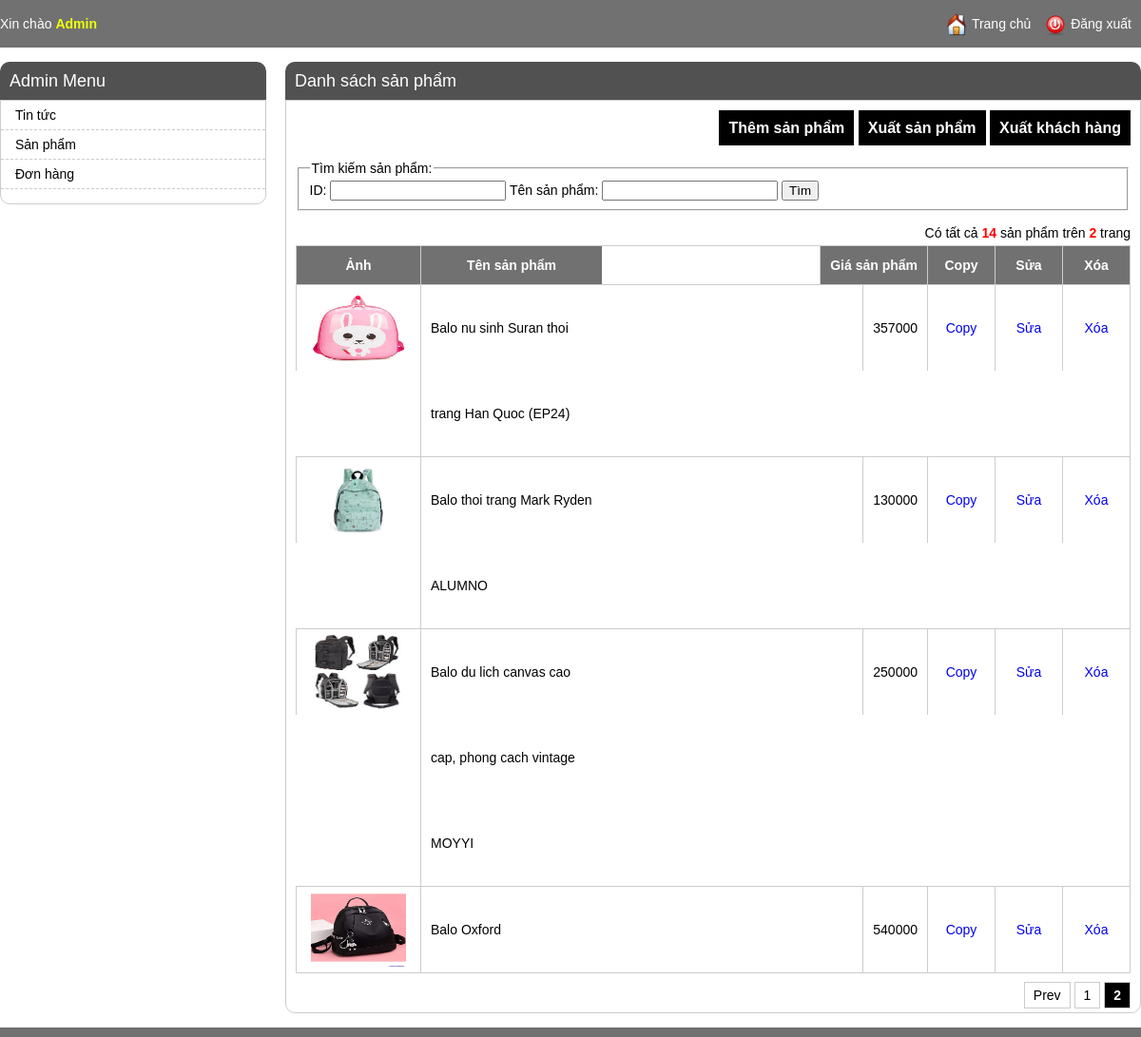
The page /admin/product_listing.php?per_page=10&page=2 (signed in) on the database its author committed.
### tables this page shows
CREATE TABLE `product` (
  `id` int(11) NOT NULL,
  `name` varchar(255) NOT NULL,
  `image` varchar(255) DEFAULT NULL,
  `price` float NOT NULL,
  `content` text NOT NULL,
  `created_time` int(11) NOT NULL,
  `last_updated` int(11) NOT NULL
);

### admin/product_listing.php (the view, shortened to what this page needs)
<?php
include 'header.php';
$config_name = "product";
$config_title = "sản phẩm";
if (!empty($_SESSION['current_user'])) {
    $item_per_page = (!empty($_GET['per_page'])) ? $_GET['per_page'] : 10;
    $current_page = (!empty($_GET['page'])) ? $_GET['page'] : 1;
    $offset = ($current_page - 1) * $item_per_page;
    if(!empty($where)){
        $totalRecords = mysqli_query($con, "SELECT * FROM `product` where (".$where.")");
    }else{
        $totalRecords = mysqli_query($con, "SELECT * FROM `product`");
    }
    $totalRecords = $totalRecords->num_rows;
    $totalPages = ceil($totalRecords / $item_per_page);
    if(!empty($where)){
        $products = mysqli_query($con, "SELECT * FROM `product` where (".$where.") ORDER BY `id` DESC LIMIT " . $item_per_page . " OFFSET " . $offset);
    }else{
        $products = mysqli_query($con, "SELECT * FROM `product` ORDER BY `id` DESC LIMIT " . $item_per_page . " OFFSET " . $offset);
    }
    ?>
    <div class="main-content">
        <h1>Danh sách <?=$config_title?></h1>
        <div class="listing-items">
            <div class="buttons">
                <a href="./<?=$config_name?>_editing.php">Thêm <?=$config_title?></a>
                <a href="xuatexcel.php">Xuất <?=$config_title?></a>
                <a calss = "page-item" href="xuat_file_excel.php">Xuất khách hàng</a>
            </div>
            <div class="listing-search">
                <form id="<?=$config_name?>-search-form" action="<?=$config_name?>_listing.php?action=search" method="POST">
                    <fieldset>
                        <legend>Tìm kiếm <?=$config_title?>:</legend>
                        ID: <input type="text" name="id" value="<?=!empty($id)?$id:""?>" />
                        Tên <?=$config_title?>: <input type="text" name="name" value="<?=!empty($name)?$name:""?>" />
                        <input type="submit" value="Tìm" />
                    </fieldset>
                </form>
            </div>
            <div class="total-items">
                <span>Có tất cả <strong><?=$totalRecords?></strong> <?=$config_title?> trên <strong><?=$totalPages?></strong> trang</span>
            </div>
            <ul>
                <li class="listing-item-heading">
                    <div class="listing-prop listing-img">Ảnh</div>
                    <div class="listing-prop listing-name">Tên <?=$config_title?></div>
                    <div class="listing-prop listing-button">Xóa</div>
                    <div class="listing-prop listing-button">Sửa</div>
                    <div class="listing-prop listing-button">Copy</div>
                    <div class="listing-prop listing-price">Giá <?=$config_title?></div>
                </li>
                <?php
                while ($row = mysqli_fetch_array($products)) {
                    ?>
                    <li>
                        <div class="listing-prop listing-img"><img src="../<?= $row['image'] ?>" alt="<?= $row['name'] ?>" title="<?= $row['name'] ?>" /></div>
                        <div class="listing-prop listing-name"><?= $row['name'] ?></div>
                        <div class="listing-prop listing-button">
                            <a href="./<?=$config_name?>_delete.php?id=<?= $row['id'] ?>">Xóa</a>
                        </div>
                        <div class="listing-prop listing-button">
                            <a href="./<?=$config_name?>_editing.php?id=<?= $row['id'] ?>">Sửa</a>
                        </div>
                        <div class="listing-prop listing-button">
                            <a href="./<?=$config_name?>_editing.php?id=<?= $row['id'] ?>&task=copy">Copy</a>
                        </div>
                        <div class="listing-prop listing-price"><?= $row['price'] ?></div>
                    </li>
                <?php } ?>
            </ul>
            <?php
            include './pagination.php';
            ?>
        </div>
    </div>
    <?php
}
include './footer.php';
?>

### css/admin_style.css (style rules this page uses)
body { font-family: arial; padding: 0; margin: 0; font-size: 14px; }
h1 { text-align: center; }
.listing-items { padding: 10px; border: 1px solid #ccc; border-radius: 0 0 10px 10px; }
.listing-items ul { padding: 0; margin: 0; }
.listing-prop { float: right; border-left: 1px solid #ccc; line-height: 90px; padding: 0 10px; }
.listing-img { width: 110px; height: 90px; float: left; }
.listing-img img { width: 100px; padding: 5px; height: 80px; }
.listing-name { padding-left: 10px; border-right: 0; float: left; width: 170px; }
.listing-button { float: right; border-left: 1px solid #ccc; border-right: 0; padding: 0 10px; width: 50px; text-align: center; }
.listing-items ul li { list-style: none; border: 1px solid #ccc; border-top: 0; border-left: 0; }
.listing-items ul li:first-child { border-top: 1px solid #ccc; }
.listing-item-heading { text-align: center; font-weight: bold; }
.listing-item-heading .listing-prop { height: 40px; line-height: 40px; background: #717171; color: #FFF; }
.buttons { text-align: right; font-weight: bold; font-size: 16px; margin-bottom: 15px; line-height: 38px; }
.buttons a { color: #FFF; padding: 10px; background: #000; }
a { text-decoration: none; }
.main-content { float: left; width: 900px; margin-left: 20px; }
.main-content h1 { margin: 0; text-align: left; background: #525151; color: #fff; font-size: 18px; font-weight: normal; line-height: 40px; border-radius: 10px 10px 0 0; padding: 0 10px; }
.listing-search { margin-bottom: 15px; }
.total-items { margin-bottom: 5px; text-align: right; }
.total-items strong { color: red; }

### rows shown on the page
product: image (picture), name "Balo nu sinh Suran thoi trang Han Quoc (EP24)", price "357000"
product: image (picture), name "Balo thoi trang Mark Ryden ALUMNO", price "130000"
product: image (picture), name "Balo du lich canvas cao cap, phong cach vintage MOYYI", price "250000"
product: image (picture), name "Balo Oxford", price "540000"

### other values the page prints
$config_title "sản phẩm"
$totalRecords "14"
$totalPages "2"
